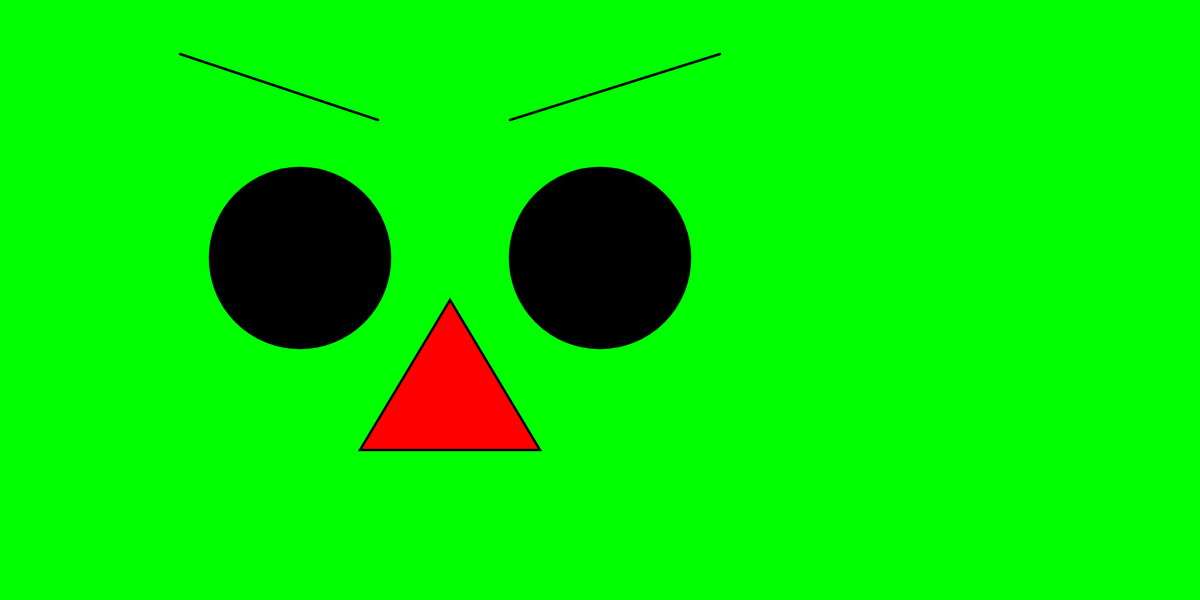
Frame 1 (no input)
Frame 60 (no input): identical to frame 1, image omitted
Frame 120 (the mouse pressed at the canvas centre since frame 60): identical to frame 1, image omitted

The p5.js sketch that drew this single still picture (run headless with seeded random() and noise() and a simulated clock; from frame 60 on, the mouse is pressed at the canvas centre):

// p5.js sketch
// ── sketch.js
function setup() {
    createCanvas (2000,1000)
  }
  
  function draw() {
    background(0,255,0);
    strokeWeight(4)
    line (300,90,630,200)
    fill (0);
    ellipse(500,430,300,300);
    
    line (850,200,1200,90)
    fill(0);
    ellipse(1000,430,300,300)
    fill('red')
    triangle(750,500,600,750,900,750)
    
  }
